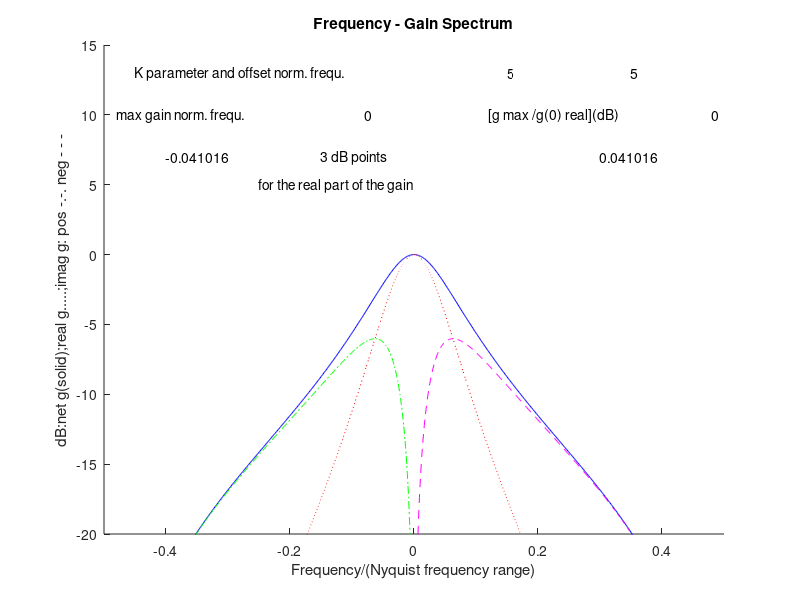

Recreate this plot in MATLAB.
disp('LORENTZIAN DIGITAL FILTER FOR GAIN FILTERING')
disp('Based on analytic solution of "Lorentzian" differential equation:-');
disp('Out +tau d/dt (Out) = In  : see equ. 7.8.1 in book.');
disp('time step length s/vg, normalised filter parameter K = 2*tau*vg/s');
disp('Nyquist frequency range = vg/s');
disp('Display in text uses normalised angular frequency ranging from -pi to pi;');
disp('Display here normalises to Nyquist frequency range -0.5 < norm.frequ.< 0.5');
% On is output new; Oo is output old;Inn is input new; Ino is output old;
% On+Oo+(2*tau*vg/s)(On-Oo)=Inn+Ino   gives finite difference algorithm
% for finite difference time step s/vg is normalised to 1; 
% write K = 2*tau*vg/s as normalised filter parameter;
% The continuous theory is implemented digitally with Lax averaging as:
% Out(+1/2)+Out(-1/2) +K(Out(+1/2)-Out(-1/2))=In(+1/2)+In(-1/2).
% Note half time step given here to show up symmetry.
% Total time step = 1 so normalised frequency range goes to -0.5 to +0.5;
% Actual frequency from -0.5*vg/s  to +0.5*vg/s;
% Program shows how to offset the central frequency of the filter with complex K
% Complex Random inputs excite filter for NT= 2^M time steps 
% Program gives the fft power spectrum out.

clear all;
%colortog % this is introduced to ensure black on white background as default

g=1;	% g is the peak gain of the filter at the central frequency		
% Kramers Kronig relations mean peak gain g has to be real

% numbers of 'for' statements labelled at start and end by %A %B etc.


% Inputs as below:

dF=input('Normalised Offset frequency/(Nyquist frequ. range) (-0.5<dL< 0.5):   ? (dF=0) '); 
if isempty(dF);
   dF = 0; 
end	%gives offset frequency with zero as default
dL=2*pi*dF;
% K is filter parameter as above with K = 1 default;
K=input('K  ? (K=1) (K>0 only - default =1) '); 
if isempty(K);
   K = 1; 
end;	

% COMPUTING PARAMETERS;
M = 10; 	% gives number 2^M for fft 
rep = 8;	% gives number of repeats to average noise;


% ANALYTIC THEORY CALCULATION

ph=exp(j*dL); % gives offset frequency phase shift;
NT=round(2^M); 
%th is normalised (angular) frequency  -pi to +pi   taking whole range;
mt=1:NT;th=-pi+(2*pi*mt/NT)-dL; % finely divides the frequency range into NT steps
% exp(j*th/2)gives phase shift per half step 
yy=g*cos(th/2)./((cos(th/2)+j*K*sin(th/2)));
ptheory=20*log10(abs(yy)+10^(-6));	%gives power theory plot with non-stochastic input;

gnthry=20*log10(abs(real(yy))+10^(-6));		%gives real part of theoret. gain

imagplus=20*log10(abs((0.5*(imag(yy)+abs(imag(yy)))))+10^(-6));
imagneg =20*log10(abs((0.5*(-imag(yy)+abs(imag(yy)))))+10^(-6));
% the addition of minute real terms is to avoid log zero where possible

ms=(1:NT); ms=(ms/NT)-0.5;
figure;hold on;


% DISPLAY ROUTINES

axis([-0.5 0.5 -20 15]);
xlabel('Frequency/(Nyquist frequency range)');
ylabel('dB:net g(solid);real g.....;imag g: pos -.-. neg - - -');
title('Frequency - Gain Spectrum');
plot(ms,ptheory,'b',ms,gnthry,'r:',ms,imagplus,'g-.',ms,imagneg,'m--');
% overlays with digital theory to check noise method.
hold off;
%end;
%end;
[a,b]=max(gnthry);		% gives value and array position of maximum
centre=(b-512)/512;
aa=a-gnthry(512); 
if aa<.001; aa=0; 
end; % avoids silly print outs
At=num2str(aa);
cent=num2str(centre/2); % number halved to get right normalised frequency;
Kt=num2str(K); dFst=num2str(dF);
text(-.45, 13, 'K parameter and offset norm. frequ.');text(.15, 13, Kt);text(.35, 13, dFst)
text(-.48, 10, 'max gain norm. frequ.');text(-.08, 10, cent);
text(.12, 10, '[g max /g(0) real](dB)');text(0.48, 10, At);
[c,d]=min (abs(gnthry(1:b)+3)); dd=-1+d/512;   % finds left 3dB point;
[e,f]=min (abs(gnthry(b+1:1024)+3));fd= ((b-512)+f)/512;	 % finds right 3dB point;

ddt=num2str(dd/2);fdt=num2str(fd/2); % number halved to get normalised frequency right.
text(-.4, 7, ddt);text(-.15,7,'3 dB points');text(.3, 7, fdt);
text(-.25,5,'for the real part of the gain');
%end;

% ANOTHER RUN?
run=input('do you want another run y/n ?  ','s');
if isempty(run); run='y';
end;
if run=='y';filt1;
end;
clear(run);
%end;
disp(' ');